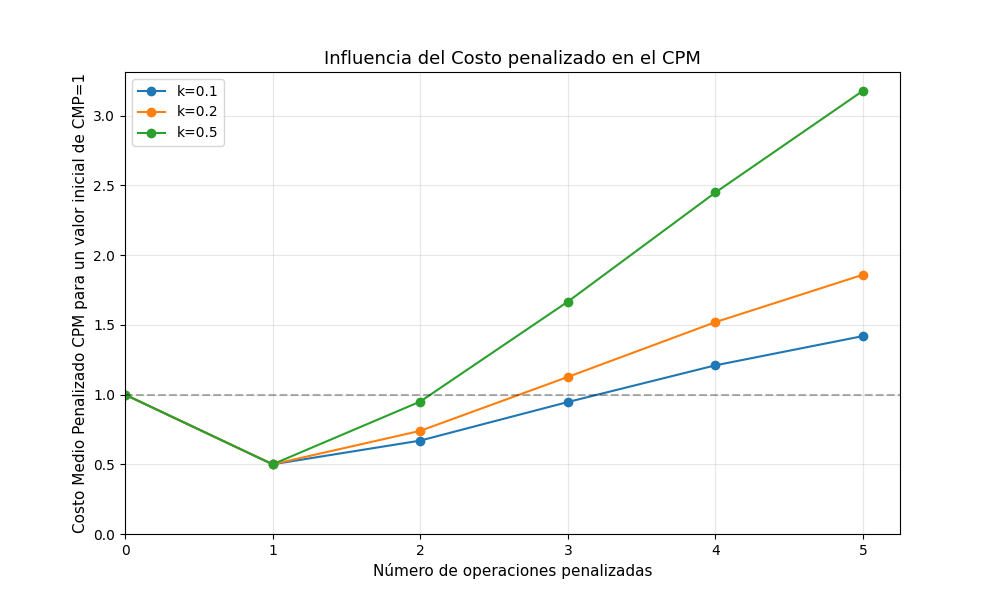

This figure's Python source:
import matplotlib.pyplot as plt
import numpy as np

def calcular_cmp(ops, k):
    if not ops: return 0
    cp = sum([c for type, c in ops if type != 'transp']) # Suma Levenshtein
    cm = sum([c for type, c in ops]) / len(ops)         # Promedio Total
    return cm + (k * cp)

# Definimos una secuencia de errores "probables" (un operario cometiendo errores de más a menos comunes)
# 1. Transposición (muy barata)
# 2. Sustitución bajo costo
# 3. Sustitución normal
# 4. Inserción
# 5. Eliminación
escenario_errores = [
    ('transp', 0.5), ('sub_bajo', 0.7), ('sub_std', 1.1), 
    ('ins', 1.3), ('del', 1.3)
]

k_values = [0.1, 0.2, 0.5]
plt.figure(figsize=(10, 6))

for k in k_values:
    y = [1]
    current_ops = []
    for error in escenario_errores:
        current_ops.append(error)
        y.append(calcular_cmp(current_ops, k))
    
    plt.plot(range(len(y)), y, marker='o', label=f'k={k}')

plt.title('Influencia del Costo penalizado en el CPM', fontsize=13)
plt.xlabel('Número de operaciones penalizadas', fontsize=11)
plt.ylabel('Costo Medio Penalizado CPM para un valor inicial de CMP=1', fontsize=11)
plt.xlim(left=0)
plt.ylim(bottom=0)
plt.axhline(y=1.0, color='black', linestyle='--', alpha=0.3)
plt.grid(True, alpha=0.3)
plt.legend()
plt.show()
